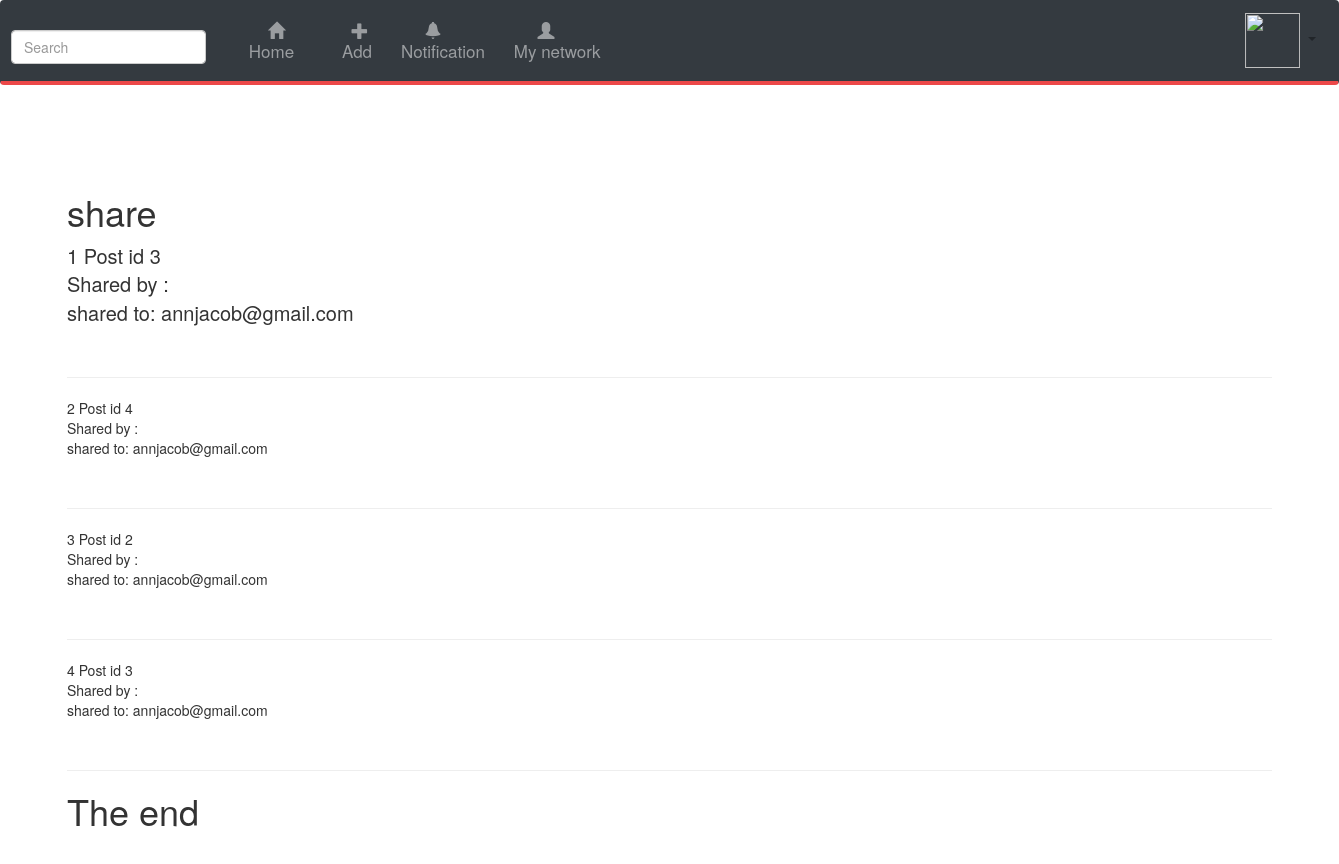
Page /sharedPost on the committed database.
### Main.py (models this page shows)
class Inbox(db.Model):
    id = db.Column(db.Integer, primary_key=True)
    post_id = db.Column(db.Integer, db.ForeignKey('post.id'))
    sharedto_email = db.Column(db.String(200))
    sharedby_email = db.Column(db.Integer, db.ForeignKey('user.id'))

### Main.py (the view)
@app.route('/sharedPost')
def sharedPost():
    i = Inbox.query.all()
    return render_template('share.html', inbox_shared=i)

### templates/share.html
{% extends "layout.html"%} {% block content%}
<h1>share</h1>
<p style="font-size:20px">
    {% for i in inbox_shared %}
    {{i.id}} Post id {{i.post_id}}
    <br> Shared by :{{ i.sharedby_id }} <br>
    shared to: {{i.sharedto_email}}
    <br>
</p>
<br>
<hr> {% endfor %}
<h1>The end</h1>
{% endblock%}

### static/layout.css (style rules this page uses)
body { color:#1864ab; background-color:#f1f3f5; font-size:30px; }

### rows in the picture
Inbox: id "1", post_id "3", sharedto_email "annjacob@gmail.com"
Inbox: id "2", post_id "4", sharedto_email "annjacob@gmail.com"
Inbox: id "3", post_id "2", sharedto_email "annjacob@gmail.com"
Inbox: id "4", post_id "3", sharedto_email "annjacob@gmail.com"
